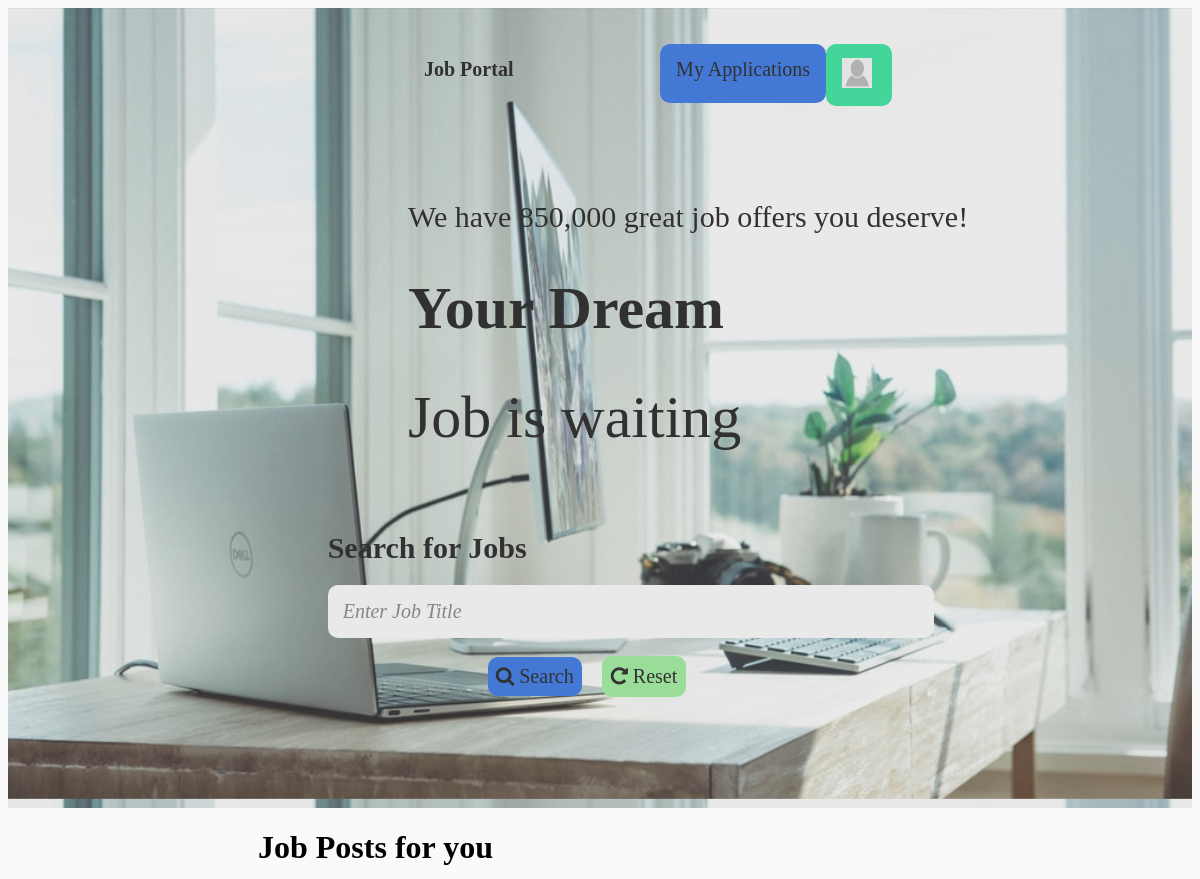
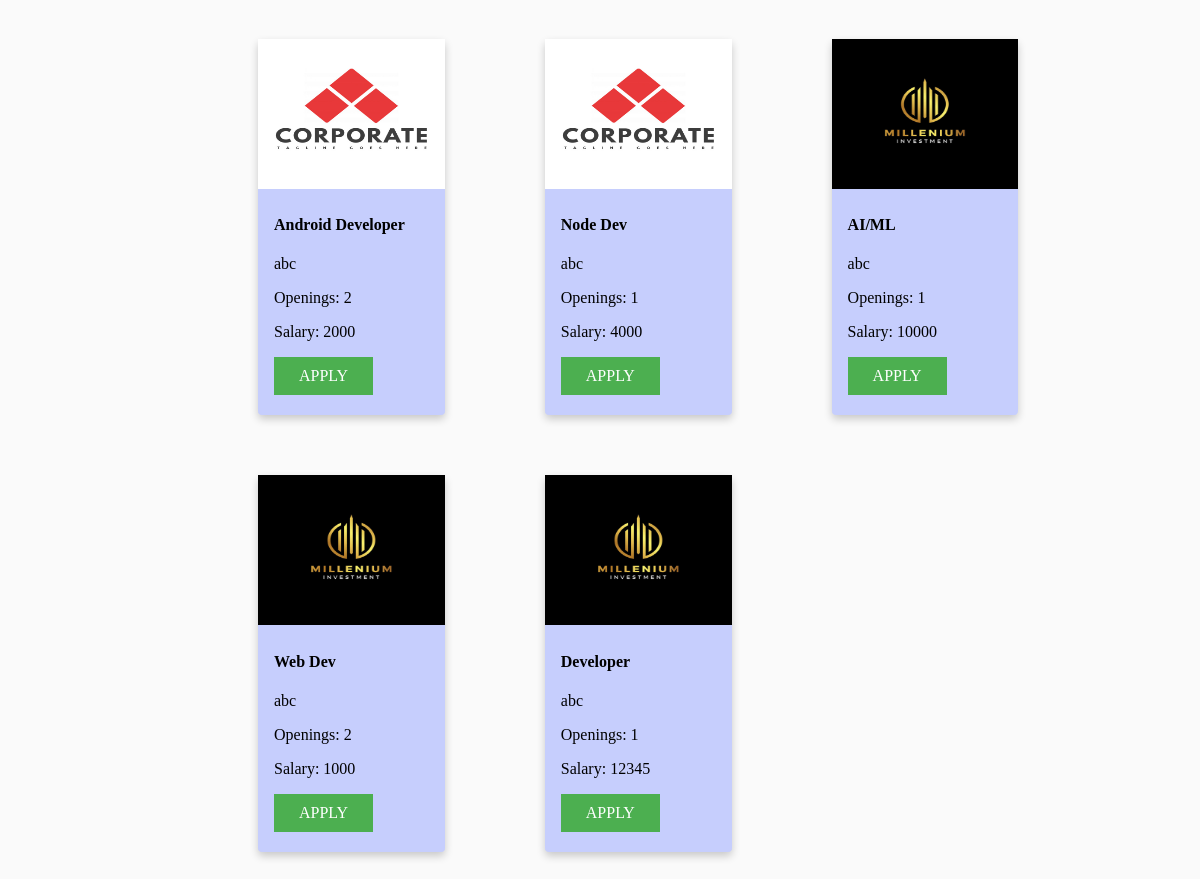
/seeker_dashboard.php (signed in), run on the app's committed database (2 pictures, top to bottom).
### tables this page shows
CREATE TABLE `jobs` (
  `job_id` int NOT NULL,
  `creator_email` varchar(100) NOT NULL,
  `job_title` varchar(100) NOT NULL,
  `description` varchar(200) NOT NULL,
  `country` varchar(50) NOT NULL,
  `state` varchar(50) NOT NULL,
  `city` varchar(50) NOT NULL,
  `openings` int NOT NULL,
  `salary` bigint NOT NULL
);

CREATE TABLE `company` (
  `id` int NOT NULL,
  `name` varchar(100) NOT NULL,
  `description` varchar(500) NOT NULL,
  `country` varchar(50) NOT NULL,
  `stream` varchar(100) NOT NULL,
  `website` varchar(200) NOT NULL,
  `date` varchar(50) NOT NULL,
  `email` varchar(100) NOT NULL,
  `phone` varchar(10) NOT NULL,
  `password` varchar(50) NOT NULL,
  `photo` varchar(200) NOT NULL,
  `form_doc` varchar(200) NOT NULL,
  `verified` int NOT NULL
);

### seeker_dashboard.php (the view, shortened to what this page needs)
<!DOCTYPE html>
<html lang="en">
<head>
  <link rel="stylesheet" href="css/style.css">
  <link rel="stylesheet" href="css/seeker.css">
  <link rel="stylesheet" type="text/css" href="fonts/Linearicons-Free-v1.0.0/icon-font.min.css">
  <link rel="stylesheet" href="https://cdnjs.cloudflare.com/ajax/libs/font-awesome/4.7.0/css/font-awesome.min.css">
</head>
<header>
  <div id='wrap'>
    <br><br>
    <div class="topnav">
      <div class="topnav-left">
        <a href="seeker_dashboard.php" class="active">Job Portal</a>
      </div>
      <div class="navbar" style="display: inline-block;">
        <div >
        <a href="my_applications.php" style="background-color: #1963E4; border-radius: 10px; height: 31px; vertical-align: bottom;">My Applications</a>
        </div><nobr>
        <div class="profile_dropdown">
          <?php
        $email=$_SESSION['email'];
        include("connection/db.php");
        $query=mysqli_query($conn,"select id,email,fname,profile_img from job_seeker where email='$email';");
        $row = mysqli_fetch_array($query)
        ?>
        <div class="dropdown">
        <a class="dropbtn" onclick="myFunction()"><img src="<?php echo $row['profile_img']; ?>" onerror="this.onerror=null; this.src='img/profile.png'" class="Profile" style="border-radius: 50%; height: 30px; width: 30px; overflow-y: visible; z-index: 1; ">&nbsp;<?php echo $row['fname']; ?></a>
        </div>
        </div>
      </div>
    </div>
    <div id='main'>
      <br><br><br><br><br><br><br>
      <p id='p1'>We have 850,000 great job offers you deserve!</p>
      <h1 id="dream">Your Dream</h1>
      <h1 id="wait">Job is waiting</h1>
    </div>
    <br>
    <div class="search" id="main1">
      <div class="search_text" id="searchjum" style="text-align: left; padding-left: 27% ">
        <h1 style="font-size: 30px;">Search for Jobs</h1>
        <form class="form-inline" id="homesearch">
          <input type="text" class="form-control" size="50" placeholder="Enter Job Title" name="keyword" id="keyword" autocomplete="nppe"> <br><br>
          <button type="button" onclick="search()" class="btn " style="background-color: #1963E4; border-radius: 10px; padding: 8px; margin-left: 160px"><span class="fa fa-search"></span> Search</button>&emsp;
          <button type="button" onclick="reset_page()" class="btn " style="background-color: #90ee90; border-radius: 10px; padding: 9px;"><span class="fa fa-repeat"></span> Reset</button>
        </form>
      </div>
    </div>
  </div>
</header>
<body id="bod">
  <div id="posts">
    <h1>Job Posts for you</h1>
    <?php
    $conn = mysqli_connect('localhost', 'root', '', 'job_portal');
    $query = mysqli_query($conn, "select * from jobs");
    $user_email = $_SESSION['email'];
    $query2 = mysqli_query($conn, "select id from job_seeker where email='$user_email'");
    $user_id = mysqli_fetch_array($query2);
    while ($row = mysqli_fetch_array($query)) {
      $creator = $row['creator_email'];
      $query1 = mysqli_query($conn, "select photo from company where email='$creator'");
      $path = mysqli_fetch_array($query1);
      $job_id = $row['job_id'];
      $query3 = mysqli_query($conn, "select * from applicant where user_id='$user_id[0]' and job_post_id='$job_id'");
      if ($query3) {
        if (mysqli_num_rows($query3) > 0) {
        } else {
    ?>
          <div class="post-card">
            <img id="image" src="<?php echo $path[0] ?>">
            <div class="container">
              <h4 class="job-title"><b><?php echo $row['job_title'] ?></b></h4>
              <p><?php echo $row['description'] ?></p>
              <p>Openings: <?php echo $row['openings'] ?></p>
              <p>Salary: <?php echo $row['salary'] ?></p>
              <a class="button" onclick="alert('Apply for this post with your current resume?')" href="apply.php?job-id=<?php echo $job_id ?>&user-id=<?php echo $user_id[0] ?>">APPLY</a> <br><br>
            </div>
          </div>
    <?php  }
      }
    } ?>
  </div>
</body>

### css/style.css (style rules this page uses)
body { font-family: Raleway-Semibold; background-color: #fafafa; }
#main { margin-left: 400px; text-align: left; }
#wrap { text-align: center; background-size: 100%; background-image: url("/ip/img/bg_4.jpeg"); filter: brightness(90%); opacity: 0.8; height: 800px; }
#dream { font-size: 60px; color: black; font-weight: 900; font-family: Raleway-Black; }
#wait { font-size: 60px; color: black; font-weight: lighter; font-family: Raleway-Black; }
#p1 { font-size: 30px; color: black }
.topnav { position: relative; overflow: visible; }
.topnav a { float: left; color:black; text-align: center; padding: 14px 16px; text-decoration: none; font-size: 20px; }
.topnav a.active { font-weight: bolder; color: black; }
.navbar { float: right; margin-right: 300px; }
.topnav-left { float: left; margin-left: 400px; }
.container { float: left; padding: 2px 16px; }

### css/seeker.css (style rules this page uses)
.navbar { overflow: hidden; float: right; margin-right: 300px; }
.navbar div { height: auto; float: left; font-size: 16px; text-align: center; text-decoration: none; }
.dropdown { float: left; overflow: hidden; }
.dropdown .dropbtn { font-size: 16px; border: none; outline: none; padding: 14px 16px; background-color: #19E491; border-radius: 10px; }
.form-inline .form-control { border-radius: 10px; padding: 15px; text-align: left; font-size: 20px; font-style: italic; font-family: Raleway-SemiBold; border: 0; }
.form-inline .btn { background-color: #1963E4; border-radius: 10px; padding: 15px; font-size: 20px; font-family: Raleway-SemiBold; border: 0; }
#posts { margin-left: 250px; margin-top: 10px; }
.post-card { box-shadow: 0 4px 8px 0 rgba(0,0,0,0.2); transition: 0.3s; float: left; width: 20%; height: 20%; margin-right: 100px; margin-top: 30px; margin-bottom: 30px; background-color: #C6CEFD; border-radius: 4px; }
#image { width: 100%; height: 150px; }

### seeker_dashboard.php (style rules this page uses)
.button { background-color: #4CAF50; border: none; color: white; padding: 10px 25px; text-align: center; text-decoration: none; display: inline-block; font-size: 16px; font-family: Raleway-SemiBold; }

### data on the page
jobs: company.photo (picture), job_title "Android Developer", description "abc", openings "2", salary "2000"
jobs: company.photo (picture), job_title "Node Dev", description "abc", openings "1", salary "4000"
jobs: company.photo (picture), job_title "AI/ML", description "abc", openings "1", salary "10000"
jobs: company.photo (picture), job_title "Web Dev", description "abc", openings "2", salary "1000"
jobs: company.photo (picture), job_title "Developer", description "abc", openings "1", salary "12345"
